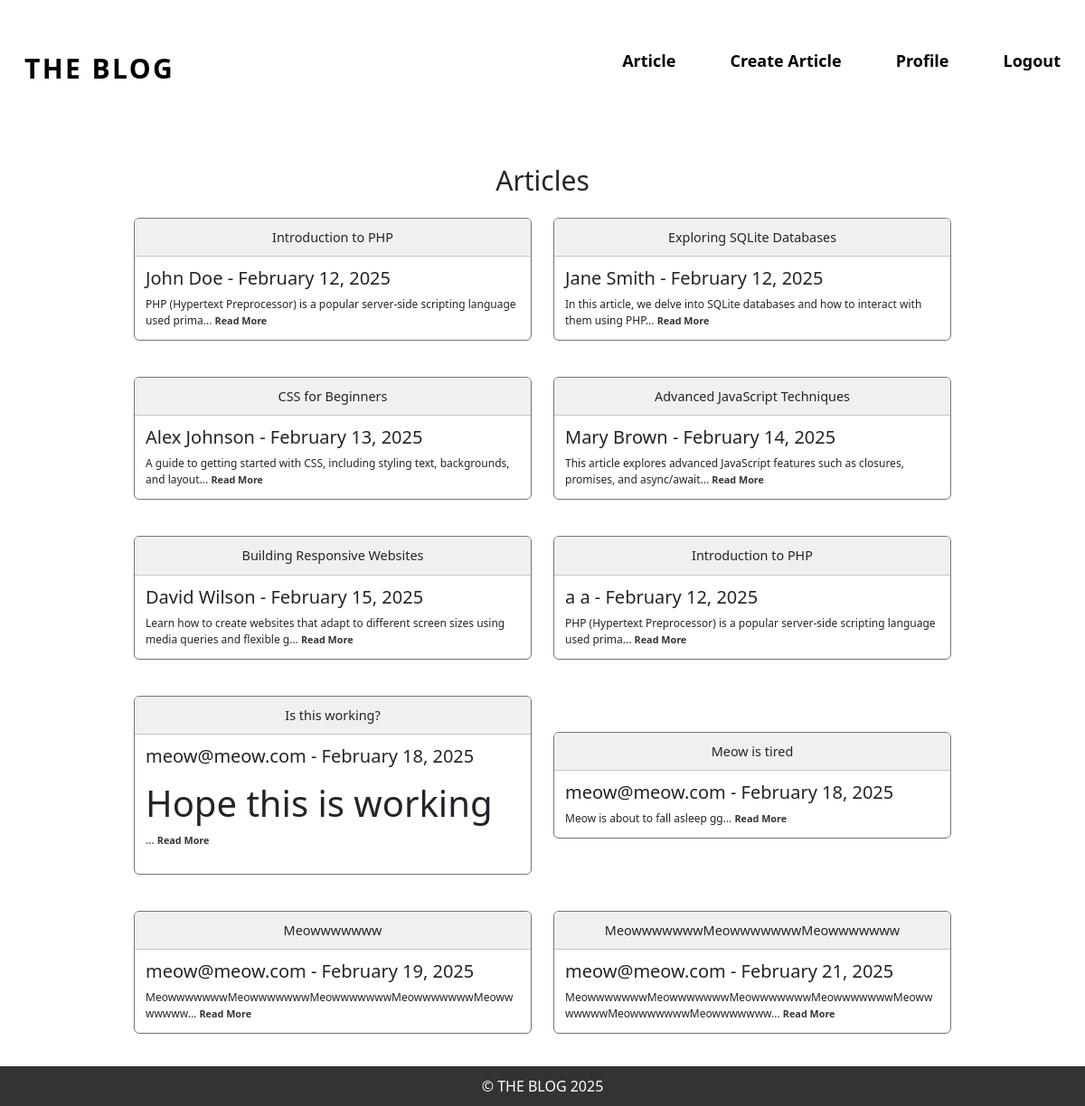
/index.php (signed in), run on the app's committed database.
### tables this page shows
CREATE TABLE Article
    (
        ArticleId Integer PRIMARY KEY,
        Title VARCHAR(255) NOT NULL,
        Body Text NOT NULL,
        CreateDate DATE NOT NULL,
        StartDate DATE NOT NULL,
        EndDate DATE NOT NULL,
        ContributorUsername VARCHAR(50) NOT NULL,
        FOREIGN KEY (ContributorUsername) REFERENCES Users(Username)
    );

### index.php (the view, shortened to what this page needs)
<?php
    include('templates/header.php');
    $db = getDatabase();
    $dbQuery = "SELECT Title, Body, StartDate, EndDate, ContributorUsername, ArticleId FROM Article";
    $result = $db->query($dbQuery);
    echo '<body class="back">';
    echo '<div class="articles-container">';
    echo '<h1 class="mainText">Articles</h1>';
    echo '<div class="articles-grid">';
    while($data = $result->fetchArray()){
        $date = date_create($data[2]);
        $date = date_format($date, ("F d, Y"));
        $str = substr($data[1], 0, 100);
        echo "
            <div class='card border-secondary mb-3 article-card'>
                <h5 class='card-header'>{$data[0]}</h5>
                <div class='card-body'>
                    <h5 class='card-title'>{$data[4]}  -  {$date}</h5>
                    <p class='card-text cardText'>{$str}... <a href='/article.php?id={$data[5]}' class='cardButton'>Read More</a></p>
                </div>
            </div>
        ";
    }
    echo '</div>';
    echo '</div>';
    echo '</body>';
    include('templates/footer.php');
?>

### styles/style.css (style rules this page uses)
html, body { overflow-x: hidden; min-height: 100vh; margin: 0; display: flex; flex-direction: column; }
body > *:not(header):not(footer) { flex: 1; }
.articles-container { padding: 20px; display: flex; flex-direction: column; align-items: center; }
.articles-grid { display: flex; flex-wrap: wrap; gap: 2vw; width: 80%; justify-content: center; align-items: center; }
.article-card { width: calc(50% - 2vw); margin-bottom: 2vw; box-sizing: border-box; min-width: 250px; display: flex; flex-direction: column; height: 350px; }
.article-card .card-header { flex-shrink: 0; background-color: #f0f0f0; padding: 1vw; border-bottom: 1px solid none; font-size: 1.2vw; white-space: normal; word-break: break-word; overflow-wrap: break-word; text-align: center; }
.article-card .card-body { flex-grow: 1; padding: 1vw; font-size: 1vw; white-space: normal; word-break: break-word; overflow-wrap: break-word; }
.mainText { margin-top: 1%; margin-bottom: 2%; text-align: center; font-size: 2.5vw; }
.cardButton { color: #333; text-decoration: none; font-weight: bold; transition: color 0.3s ease; font-size: 0.9vw; margin-top: auto; }

### data on the page
article: Title "Introduction to PHP", ContributorUsername "John Doe", StartDate "February 12, 2025", Body "PHP (Hypertext Preprocessor) is a popular server-side scripting language used prima"
article: Title "Exploring SQLite Databases", ContributorUsername "Jane Smith", StartDate "February 12, 2025", Body "In this article, we delve into SQLite databases and how to interact with them using PHP"
article: Title "CSS for Beginners", ContributorUsername "Alex Johnson", StartDate "February 13, 2025", Body "A guide to getting started with CSS, including styling text, backgrounds, and layout"
article: Title "Advanced JavaScript Techniques", ContributorUsername "Mary Brown", StartDate "February 14, 2025", Body "This article explores advanced JavaScript features such as closures, promises, and async/await"
article: Title "Building Responsive Websites", ContributorUsername "David Wilson", StartDate "February 15, 2025", Body "Learn how to create websites that adapt to different screen sizes using media queries and flexible g"
article: Title "Introduction to PHP", ContributorUsername "a a", StartDate "February 12, 2025", Body "PHP (Hypertext Preprocessor) is a popular server-side scripting language used prima"
article: Title "Is this working?", ContributorUsername "meow@meow.com", StartDate "February 18, 2025", Body "Hope this is working"
article: Title "Meow is tired", ContributorUsername "meow@meow.com", StartDate "February 18, 2025", Body "Meow is about to fall asleep gg"
article: Title "Meowwwwwww", ContributorUsername "meow@meow.com", StartDate "February 19, 2025", Body "MeowwwwwwwMeowwwwwwwMeowwwwwwwMeowwwwwwwMeowwwwwww"
article: Title "MeowwwwwwwMeowwwwwwwMeowwwwwww", ContributorUsername "meow@meow.com", StartDate "February 21, 2025", Body "MeowwwwwwwMeowwwwwwwMeowwwwwwwMeowwwwwwwMeowwwwwwwMeowwwwwwwMeowwwwwww"
